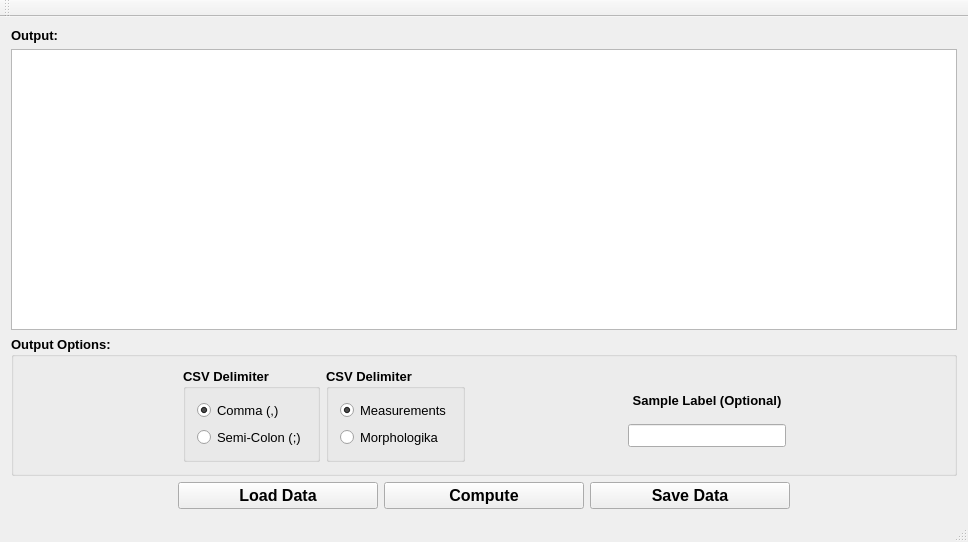
<?xml version="1.0" encoding="UTF-8"?>
<ui version="4.0">
 <class>Measurement_SoftwareClass</class>
 <widget class="QMainWindow" name="Measurement_SoftwareClass">
  <property name="geometry">
   <rect>
    <x>0</x>
    <y>0</y>
    <width>968</width>
    <height>542</height>
   </rect>
  </property>
  <property name="windowTitle">
   <string>Measurement Software</string>
  </property>
  <widget class="QWidget" name="centralWidget">
   <layout class="QVBoxLayout" name="verticalLayout_4">
    <item>
     <layout class="QVBoxLayout" name="verticalLayout_2">
      <item>
       <widget class="QLabel" name="label_3">
        <property name="font">
         <font>
          <pointsize>10</pointsize>
          <weight>75</weight>
          <bold>true</bold>
         </font>
        </property>
        <property name="text">
         <string>Output:</string>
        </property>
        <property name="alignment">
         <set>Qt::AlignLeading|Qt::AlignLeft|Qt::AlignVCenter</set>
        </property>
       </widget>
      </item>
      <item>
       <widget class="QTextEdit" name="textEdit">
        <property name="font">
         <font>
          <pointsize>12</pointsize>
         </font>
        </property>
       </widget>
      </item>
      <item>
       <widget class="QGroupBox" name="groupBox">
        <property name="font">
         <font>
          <pointsize>10</pointsize>
          <weight>75</weight>
          <bold>true</bold>
         </font>
        </property>
        <property name="title">
         <string>Output Options:</string>
        </property>
        <layout class="QHBoxLayout" name="horizontalLayout_2">
         <item>
          <spacer name="horizontalSpacer_4">
           <property name="orientation">
            <enum>Qt::Horizontal</enum>
           </property>
           <property name="sizeHint" stdset="0">
            <size>
             <width>157</width>
             <height>20</height>
            </size>
           </property>
          </spacer>
         </item>
         <item>
          <layout class="QHBoxLayout" name="horizontalLayout">
           <item>
            <widget class="QGroupBox" name="groupBox_2">
             <property name="title">
              <string>CSV Delimiter</string>
             </property>
             <layout class="QVBoxLayout" name="verticalLayout_3">
              <item>
               <widget class="QRadioButton" name="rbtn_comma">
                <property name="font">
                 <font>
                  <pointsize>10</pointsize>
                  <weight>50</weight>
                  <bold>false</bold>
                 </font>
                </property>
                <property name="text">
                 <string>Comma (,)</string>
                </property>
                <property name="checked">
                 <bool>true</bool>
                </property>
               </widget>
              </item>
              <item>
               <widget class="QRadioButton" name="rbtn_semi">
                <property name="font">
                 <font>
                  <pointsize>10</pointsize>
                  <weight>50</weight>
                  <bold>false</bold>
                 </font>
                </property>
                <property name="text">
                 <string>Semi-Colon (;)</string>
                </property>
               </widget>
              </item>
             </layout>
            </widget>
           </item>
           <item>
            <widget class="QGroupBox" name="groupBox_3">
             <property name="title">
              <string>CSV Delimiter</string>
             </property>
             <layout class="QVBoxLayout" name="verticalLayout">
              <item>
               <widget class="QRadioButton" name="rbtn_meas">
                <property name="font">
                 <font>
                  <pointsize>10</pointsize>
                  <weight>50</weight>
                  <bold>false</bold>
                 </font>
                </property>
                <property name="text">
                 <string>Measurements</string>
                </property>
                <property name="checked">
                 <bool>true</bool>
                </property>
               </widget>
              </item>
              <item>
               <widget class="QRadioButton" name="rbtn_morph">
                <property name="font">
                 <font>
                  <pointsize>10</pointsize>
                  <weight>50</weight>
                  <bold>false</bold>
                 </font>
                </property>
                <property name="text">
                 <string>Morphologika</string>
                </property>
               </widget>
              </item>
             </layout>
            </widget>
           </item>
          </layout>
         </item>
         <item>
          <spacer name="horizontalSpacer_3">
           <property name="orientation">
            <enum>Qt::Horizontal</enum>
           </property>
           <property name="sizeHint" stdset="0">
            <size>
             <width>100</width>
             <height>20</height>
            </size>
           </property>
          </spacer>
         </item>
         <item>
          <layout class="QVBoxLayout" name="verticalLayout_5">
           <item>
            <spacer name="verticalSpacer_2">
             <property name="orientation">
              <enum>Qt::Vertical</enum>
             </property>
             <property name="sizeType">
              <enum>QSizePolicy::Minimum</enum>
             </property>
             <property name="sizeHint" stdset="0">
              <size>
               <width>20</width>
               <height>15</height>
              </size>
             </property>
            </spacer>
           </item>
           <item>
            <widget class="QLabel" name="label_4">
             <property name="font">
              <font>
               <pointsize>10</pointsize>
               <weight>75</weight>
               <bold>true</bold>
              </font>
             </property>
             <property name="text">
              <string>Sample Label (Optional)</string>
             </property>
             <property name="alignment">
              <set>Qt::AlignCenter</set>
             </property>
            </widget>
           </item>
           <item>
            <widget class="QLineEdit" name="lbl_sample">
             <property name="font">
              <font>
               <pointsize>10</pointsize>
               <weight>50</weight>
               <italic>false</italic>
               <bold>false</bold>
              </font>
             </property>
             <property name="alignment">
              <set>Qt::AlignCenter</set>
             </property>
            </widget>
           </item>
           <item>
            <spacer name="verticalSpacer">
             <property name="orientation">
              <enum>Qt::Vertical</enum>
             </property>
             <property name="sizeType">
              <enum>QSizePolicy::Minimum</enum>
             </property>
             <property name="sizeHint" stdset="0">
              <size>
               <width>20</width>
               <height>15</height>
              </size>
             </property>
            </spacer>
           </item>
          </layout>
         </item>
         <item>
          <spacer name="horizontalSpacer_5">
           <property name="orientation">
            <enum>Qt::Horizontal</enum>
           </property>
           <property name="sizeHint" stdset="0">
            <size>
             <width>40</width>
             <height>20</height>
            </size>
           </property>
          </spacer>
         </item>
        </layout>
       </widget>
      </item>
      <item>
       <layout class="QHBoxLayout" name="horizontalLayout_3">
        <item>
         <spacer name="horizontalSpacer">
          <property name="orientation">
           <enum>Qt::Horizontal</enum>
          </property>
          <property name="sizeHint" stdset="0">
           <size>
            <width>40</width>
            <height>20</height>
           </size>
          </property>
         </spacer>
        </item>
        <item>
         <widget class="QPushButton" name="btn_load">
          <property name="minimumSize">
           <size>
            <width>200</width>
            <height>0</height>
           </size>
          </property>
          <property name="font">
           <font>
            <pointsize>12</pointsize>
            <weight>75</weight>
            <bold>true</bold>
           </font>
          </property>
          <property name="cursor">
           <cursorShape>PointingHandCursor</cursorShape>
          </property>
          <property name="text">
           <string>Load Data</string>
          </property>
         </widget>
        </item>
        <item>
         <widget class="QPushButton" name="btn_compute">
          <property name="minimumSize">
           <size>
            <width>200</width>
            <height>0</height>
           </size>
          </property>
          <property name="font">
           <font>
            <pointsize>12</pointsize>
            <weight>75</weight>
            <bold>true</bold>
           </font>
          </property>
          <property name="cursor">
           <cursorShape>PointingHandCursor</cursorShape>
          </property>
          <property name="text">
           <string>Compute</string>
          </property>
         </widget>
        </item>
        <item>
         <widget class="QPushButton" name="btn_save">
          <property name="minimumSize">
           <size>
            <width>200</width>
            <height>0</height>
           </size>
          </property>
          <property name="font">
           <font>
            <pointsize>12</pointsize>
            <weight>75</weight>
            <bold>true</bold>
           </font>
          </property>
          <property name="cursor">
           <cursorShape>PointingHandCursor</cursorShape>
          </property>
          <property name="text">
           <string>Save Data</string>
          </property>
         </widget>
        </item>
        <item>
         <spacer name="horizontalSpacer_2">
          <property name="orientation">
           <enum>Qt::Horizontal</enum>
          </property>
          <property name="sizeHint" stdset="0">
           <size>
            <width>40</width>
            <height>20</height>
           </size>
          </property>
         </spacer>
        </item>
       </layout>
      </item>
     </layout>
    </item>
   </layout>
  </widget>
  <widget class="QMenuBar" name="menuBar">
   <property name="geometry">
    <rect>
     <x>0</x>
     <y>0</y>
     <width>968</width>
     <height>21</height>
    </rect>
   </property>
  </widget>
  <widget class="QToolBar" name="mainToolBar">
   <attribute name="toolBarArea">
    <enum>TopToolBarArea</enum>
   </attribute>
   <attribute name="toolBarBreak">
    <bool>false</bool>
   </attribute>
  </widget>
  <widget class="QStatusBar" name="statusBar"/>
 </widget>
 <layoutdefault spacing="6" margin="11"/>
 <resources>
  <include location="Measurement_Software.qrc"/>
 </resources>
 <connections/>
</ui>
